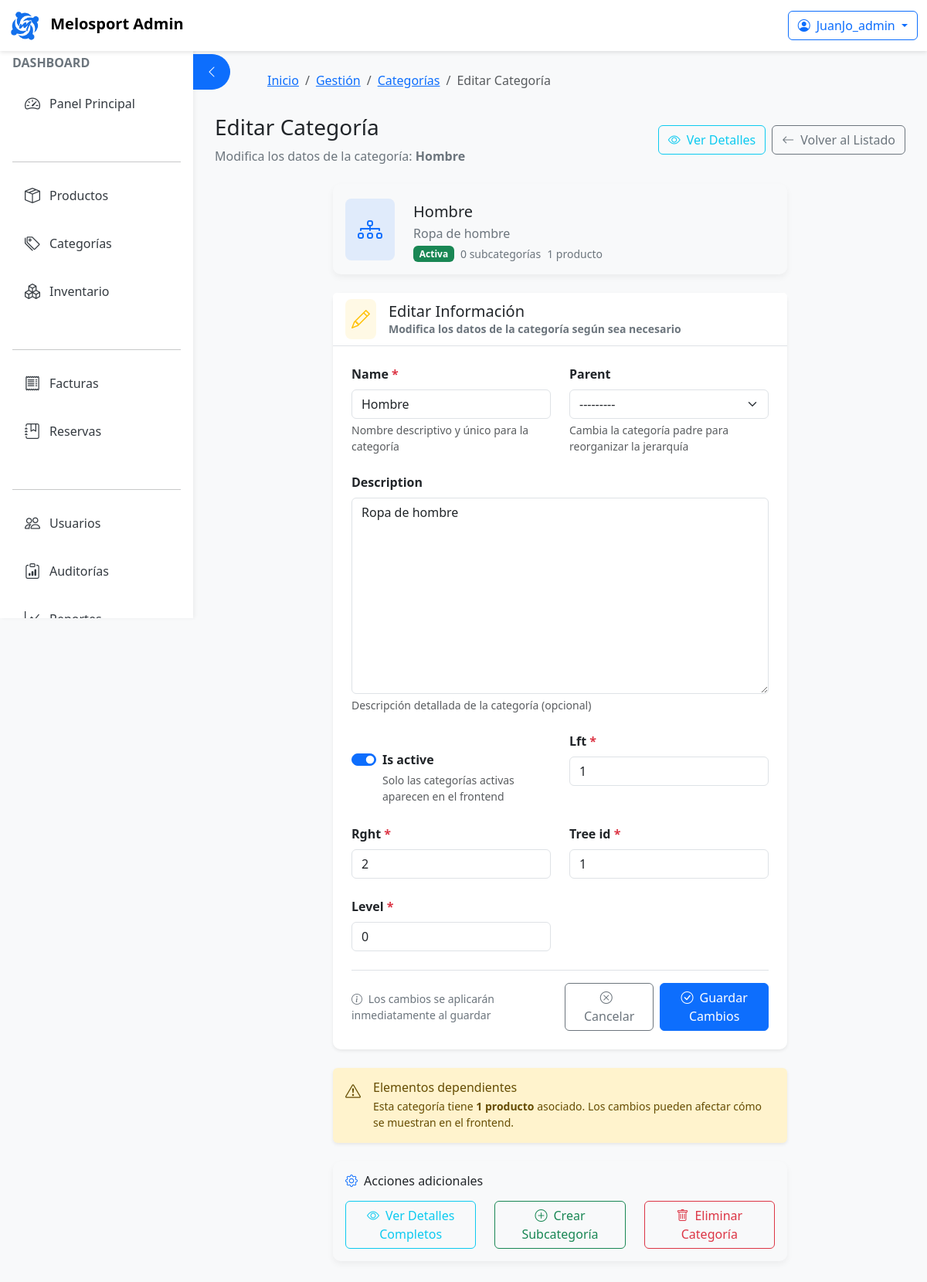
Page /backoffice/categories/categorias/1/editar/ (signed in) on the committed database.
### apps/users/models.py (models this page shows, shortened)
class User(AbstractUser):
    roles = models.ManyToManyField("Role", blank=True)
    phone = models.CharField(max_length=20, blank=True)
    is_active = models.BooleanField(default=True)
    last_access = models.DateTimeField(null=True, blank=True)
    current_login = models.DateTimeField(null=True, blank=True)
    groups = models.ManyToManyField(
        'auth.Group',
        verbose_name='groups',
        blank=True,
        help_text='The groups this user belongs to.',
        related_name="melo_user_groups",
        related_query_name="user",
    )
    user_permissions = models.ManyToManyField(
        'auth.Permission',
        verbose_name='user permissions',
        blank=True,
        help_text='Specific permissions for this user.',
        related_name="melo_user_permissions",
        related_query_name="user",
    )
    class Meta:
        verbose_name = "Usuario"
        verbose_name_plural = "Usuarios"

### apps/categories/models.py (models this page shows)
class Category(MPTTModel):
    name = models.CharField(max_length=100, unique=True)
    parent = TreeForeignKey('self', on_delete=models.CASCADE, null=True, blank=True, related_name='children')
    description = models.TextField(blank=True)
    is_active = models.BooleanField(default=True)
    created_at = models.DateTimeField(auto_now_add=True)
    updated_at = models.DateTimeField(auto_now=True)
    class MPTTMeta:
        order_insertion_by = ['name']
    class Meta:
        verbose_name = "Categoría"
        verbose_name_plural = "Categorías"
    @property
    def all_products(self):
        from apps.products.models import Product
        from django.db.models import Q
        return Product.objects.filter(
            Q(categories=self) |
            Q(categories__in=self.get_descendants())
        ).distinct()
    def __str__(self):
        return self.name

### apps/categories/views.py (the view, shortened to what this page needs)
# urls.py: path('categorias/<int:pk>/editar/', views.CategoryUpdateView.as_view(), name='edit'),
class CategoryUpdateView(LoginRequiredMixin, PermissionRequiredMixin, UpdateView):
    permission_required = 'categories.change_category'
    model = Category
    form_class = CategoryForm
    template_name = 'backoffice/categories/update.html'
    success_url = reverse_lazy('backoffice:categories:list')

### apps/backoffice/templates/backoffice/categories/update.html (shortened to what this page needs)
{% extends "backoffice/base_backoffice.html" %}
{% load breadcrumbs %}
{% block breadcrumb %}
  {% breadcrumb "Gestión|backoffice:categories:home" "Categorías|backoffice:categories:list" "Editar Categoría" %}
{% endblock %}
{% block content %}
<div class="container-fluid py-4">
  <div class="row mb-4">
    <div class="col-12">
      <div class="d-flex justify-content-between align-items-center">
        <div>
          <h1 class="h3 mb-2">Editar Categoría</h1>
          <p class="text-muted mb-0">Modifica los datos de la categoría: <strong>{{ object.name }}</strong></p>
        </div>
        <div class="d-flex gap-2">
          <a href="{% url 'backoffice:categories:detail' object.pk %}" class="btn btn-outline-info">
            <i class="bi bi-eye me-2"></i>Ver Detalles
          </a>
          <a href="{% url 'backoffice:categories:list' %}" class="btn btn-outline-secondary">
            <i class="bi bi-arrow-left me-2"></i>Volver al Listado
          </a>
        </div>
      </div>
    </div>
  </div>
  {% if perms.categories.change_category %}
  <div class="row justify-content-center">
    <div class="col-xl-8">
      <div class="card border-0 bg-light mb-4">
        <div class="card-body">
          <div class="row align-items-center">
            <div class="col-auto">
              <div class="icon-wrapper bg-primary bg-opacity-10 rounded-3 p-3">
                <i class="bi bi-diagram-3 text-primary fs-2"></i>
              </div>
            </div>
            <div class="col">
              <h5 class="mb-1">{{ object.name }}</h5>
              {% if object.description %}
                <p class="text-muted mb-1">{{ object.description|truncatechars:100 }}</p>
              {% endif %}
              <div class="d-flex gap-2 align-items-center">
                {% if object.is_active %}
                  <span class="badge bg-success">Activa</span>
                {% else %}
                  <span class="badge bg-secondary">Inactiva</span>
                {% endif %}
                <small class="text-muted">{{ object.get_children.count }} subcategoría{{ object.get_children.count|pluralize }}</small>
                <small class="text-muted">{{ object.all_products.count }} producto{{ object.all_products.count|pluralize }}</small>
              </div>
            </div>
          </div>
        </div>
      </div>
      <div class="card border-0 shadow-sm">
        <div class="card-header bg-white border-bottom">
          <div class="d-flex align-items-center">
            <div class="icon-wrapper bg-warning bg-opacity-10 rounded-3 p-2 me-3">
              <i class="bi bi-pencil text-warning fs-4"></i>
            </div>
            <div>
              <h5 class="card-title mb-0">Editar Información</h5>
              <p class="text-muted small mb-0">Modifica los datos de la categoría según sea necesario</p>
            </div>
          </div>
        </div>
        <div class="card-body p-4">
          <form method="post" novalidate>
            <div class="row g-4">
              <div class="col-md-6">
                <label for="{{ form.name.id_for_label }}" class="form-label fw-semibold">
                  {{ form.name.label }} {% if form.name.field.required %}<span class="text-danger">*</span>{% endif %}
                </label>
                {{ form.name }}
                <div class="form-text">
                  {{ form.name.help_text|default:"Nombre descriptivo y único para la categoría" }}
                </div>
              </div>
              <div class="col-md-6">
                <label for="{{ form.parent.id_for_label }}" class="form-label fw-semibold">
                  {{ form.parent.label }}
                </label>
                {{ form.parent }}
                <div class="form-text">
                  {{ form.parent.help_text|default:"Cambia la categoría padre para reorganizar la jerarquía" }}
                </div>
              </div>
              <div class="col-12">
                <label for="{{ form.description.id_for_label }}" class="form-label fw-semibold">
                  {{ form.description.label }}
                </label>
                {{ form.description }}
                <div class="form-text">
                  {{ form.description.help_text|default:"Descripción detallada de la categoría (opcional)" }}
                </div>
              </div>
              <div class="col-md-6">
                <div class="form-check form-switch mt-4">
                  {{ form.is_active }}
                  <label for="{{ form.is_active.id_for_label }}" class="form-check-label fw-semibold">
                    {{ form.is_active.label }}
                  </label>
                  <div class="form-text">
                    {{ form.is_active.help_text|default:"Solo las categorías activas aparecen en el frontend" }}
                  </div>
                </div>
              </div>
              {% for field in form %}
                {% if field.name not in 'name,parent,description,is_active' %}
                  <div class="col-md-6">
                    <label for="{{ field.id_for_label }}" class="form-label fw-semibold">
                      {{ field.label }} {% if field.field.required %}<span class="text-danger">*</span>{% endif %}
                    </label>
                    {{ field }}
                  </div>
                {% endif %}
              {% endfor %}
            </div>
            <div class="d-flex justify-content-between align-items-center mt-4 pt-3 border-top">
              <div class="text-muted small">
                <i class="bi bi-info-circle me-1"></i> Los cambios se aplicarán inmediatamente al guardar
              </div>
              <div class="d-flex gap-2">
                <a href="{% url 'backoffice:categories:list' %}" class="btn btn-outline-secondary px-4">
                  <i class="bi bi-x-circle me-2"></i>Cancelar
                </a>
                <button type="submit" class="btn btn-primary px-4">
                  <i class="bi bi-check-circle me-2"></i>Guardar Cambios
                </button>
              </div>
            </div>
          </form>
        </div>
      </div>
      {% if object.get_children.count > 0 or object.all_products.count > 0 %}
        <div class="alert alert-warning border-0 shadow-sm mt-4">
          <div class="d-flex">
            <div class="flex-shrink-0">
              <i class="bi bi-exclamation-triangle fs-5"></i>
            </div>
            <div class="flex-grow-1 ms-3">
              <h6 class="alert-heading mb-1">Elementos dependientes</h6>
              <p class="mb-0 small">
                Esta categoría tiene
                {% if object.all_products.count > 0 %}
                  <strong>{{ object.all_products.count }} producto{{ object.all_products.count|pluralize }}</strong>
                {% endif %}
                asociado{{ object.get_children.count|add:object.all_products.count|pluralize }}.
                Los cambios pueden afectar cómo se muestran en el frontend.
              </p>
            </div>
          </div>
        </div>
      {% endif %}
      <div class="card border-0 bg-light mt-4">
        <div class="card-body">
          <h6 class="mb-3"><i class="bi bi-gear text-primary me-2"></i>Acciones adicionales</h6>
          <div class="row">
            <div class="col-md-4">
              <div class="d-grid">
                <a href="{% url 'backoffice:categories:detail' object.pk %}" class="btn btn-outline-info">
                  <i class="bi bi-eye me-2"></i>Ver Detalles Completos
                </a>
              </div>
            </div>
            <div class="col-md-4">
              <div class="d-grid">
                <a href="{% url 'backoffice:categories:create' %}?parent={{ object.pk }}" class="btn btn-outline-success">
                  <i class="bi bi-plus-circle me-2"></i>Crear Subcategoría
                </a>
              </div>
            </div>
            <div class="col-md-4">
              <div class="d-grid">
                <a href="{% url 'backoffice:categories:delete' object.pk %}" class="btn btn-outline-danger">
                  <i class="bi bi-trash me-2"></i>Eliminar Categoría
                </a>
              </div>
            </div>
          </div>
        </div>
      </div>
    </div>
  </div>
  {% else %}
  <div class="alert alert-warning border-0 shadow-sm text-center">
    <i class="bi bi-lock fs-4 me-2"></i>
    No tienes permisos para editar esta categoría.
  </div>
  {% endif %}
</div>
{% endblock %}

### apps/backoffice/templates/backoffice/base_backoffice.html (shortened to what this page needs)
<!DOCTYPE html>
<html lang="es">
<head>
    <link href="https://cdn.jsdelivr.net/npm/bootstrap@5.3.0-alpha1/dist/css/bootstrap.min.css" rel="stylesheet">
    <link rel="stylesheet" href="https://cdn.jsdelivr.net/npm/bootstrap-icons@1.11.1/font/bootstrap-icons.css">
    {% load static %}
    <link rel="stylesheet" href="{% static 'css/styles_inventario.css' %}">
</head>
<body>
<nav class="navbar navbar-expand-lg navbar-light fixed-top" role="navigation" aria-label="Navegación principal">
    <div class="container-fluid">
        <a class="navbar-brand fw-bold" href="{% url 'backoffice:dashboard' %}" aria-label="Ir al inicio">
            <img src="{% static 'img/Logo sin fondo azul.png' %}" alt="Melosport Logo" height="40" class="me-2">
            Melosport Admin
        </a>
        <div class="d-flex align-items-center">
            {% if user.is_authenticated %}
            <div class="dropdown">
                <button class="btn btn-outline-primary dropdown-toggle" type="button" id="userDropdown"
                        data-bs-toggle="dropdown" aria-expanded="false">
                    <i class="bi bi-person-circle me-2"></i>{{ user.username }}
                </button>
            </div>
            {% endif %}
        </div>
    </div>
</nav>
    <button class="btn btn-primary sidebar-toggle" type="button" aria-label="Alternar menú lateral" id="sidebarToggle">
        <i class="bi bi-chevron-left" id="toggleIcon"></i>
    </button>
    <nav class="sidebar" role="navigation" aria-label="Menú lateral de administración">
      <div class="d-flex flex-column h-100">
        <div class="mb-4">
          <h6 class="text-muted text-uppercase fw-bold mb-3">Dashboard</h6>
          <a href="{% url 'backoffice:dashboard' %}"
             class="sidebar-link {% if request.resolver_match.url_name == 'dashboard' %}active{% endif %}">
            <i class="bi bi-speedometer2"></i> Panel Principal
          </a>
        </div>
        <div class="mb-4">
          <hr>
          {% if perms.products.view_product %}
          <a href="{% url 'backoffice:products:product_list' %}"
             class="sidebar-link {% if request.resolver_match.url_name == 'product_list' %}active{% endif %}">
            <i class="bi bi-box-seam"></i> Productos
          </a>
          {% endif %}
          {% if perms.categories.view_category %}
          <a href="{% url 'backoffice:categories:home' %}"
             class="sidebar-link {% if request.resolver_match.url_name == 'home' %}active{% endif %}">
            <i class="bi bi-tags"></i> Categorías
          </a>
          {% endif %}
          {% if perms.products.view_inventorymovement %}
          <a href="{% url 'backoffice:products:inventory:index' %}"
             class="sidebar-link {% if request.resolver_match.url_name == 'index' %}active{% endif %}">
            <i class="bi bi-boxes"></i> Inventario
          </a>
          {% endif %}
        </div>
        <div class="mb-4">
          <hr>
          {% if perms.billing.view_invoice %}
          <a href="{% url 'backoffice:billing:invoice_list' %}"
             class="sidebar-link {% if request.resolver_match.url_name == 'invoice_list' %}active{% endif %}">
            <i class="bi bi-receipt"></i> Facturas
          </a>
          {% endif %}
          {% if perms.billing.view_reservation %}
          <a href="{% url 'backoffice:billing:reservation_list' %}"
             class="sidebar-link {% if request.resolver_match.url_name == 'reservation_list' %}active{% endif %}">
            <i class="bi bi-journal-bookmark"></i> Reservas
          </a>
          {% endif %}
        </div>
        <div class="mb-4">
          <hr>
          {% if perms.auth.view_user %}
          <a href="{% url 'backoffice:users:list' %}"
            class="sidebar-link {% if request.resolver_match.url_name == 'list' %}active{% endif %}">
            <i class="bi bi-people"></i> Usuarios
          </a>
          {% endif %}
          {% if perms.users.view_auditlog %}
          <a href="{% url 'backoffice:users:auditlog_list' %}"
             class="sidebar-link {% if request.resolver_match.url_name == 'auditlog_list' %}active{% endif %}">
            <i class="bi bi-clipboard-data"></i> Auditorías
          </a>
          {% endif %}
          {% if perms.reports.view_report %}
          <a href="{% url 'backoffice:reports:definition_list' %}"
             class="sidebar-link {% if request.resolver_match.url_name == 'definition_list' %}active{% endif %}">
            <i class="bi bi-graph-up"></i> Reportes
          </a>
          {% endif %}
        </div>
      </div>
    </nav>
<main class="main-content px-3" role="main">
  {% block breadcrumb %}
    {% load breadcrumbs %}
  {% endblock %}
  {% block content %}{% endblock %}
</main>
</body>
</html>

### rows in the picture
User: username "JuanJo_admin", is_active True (drawn)
Category: name "Hombre", description "Ropa de hombre", get_children.count "0", all_products.count "1", parent "---------", is_active "☑", form "1" "2" "1" "0"

### other values in the picture
{{ it.label }} "Gestión" "Categorías"
{{ it.label }} "Editar Categoría"
{{ field.label }} "Lft" "Rght" "Tree id" "Level"
